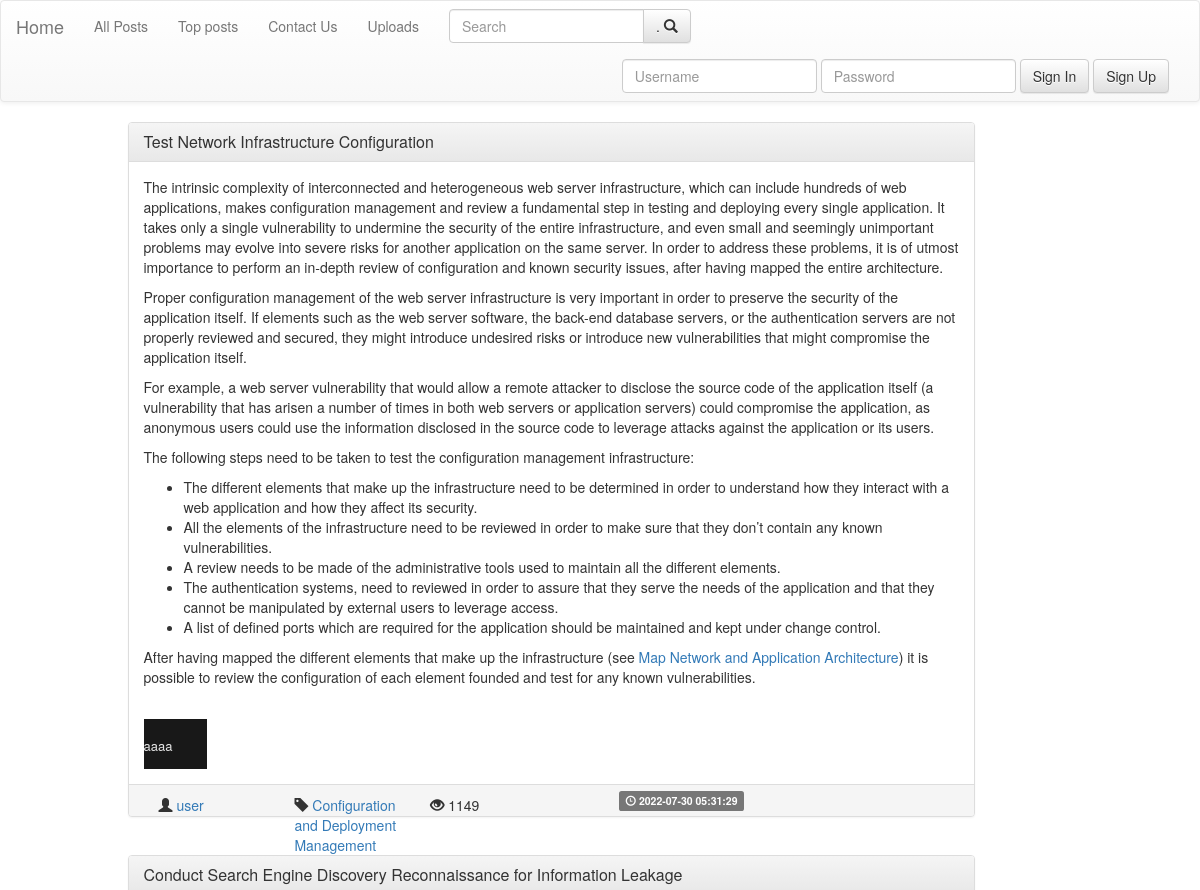
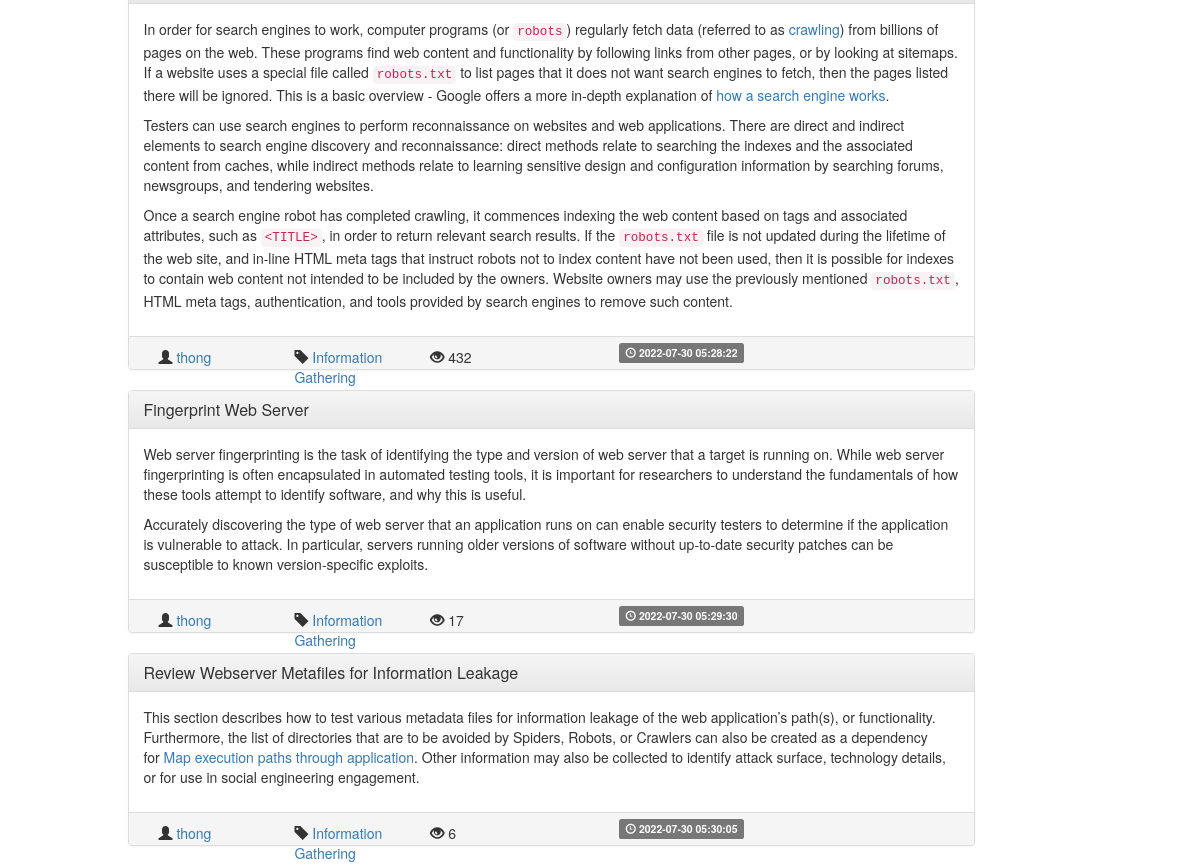
The page /posts/topposts.php on the database its author committed (2 pictures, top to bottom).
### tables this page shows
CREATE TABLE `user_post` (
  `postAuthor` varchar(40) NOT NULL,
  `postID` int(11) NOT NULL,
  `postLikes` int(11) NOT NULL DEFAULT 0,
  `postDisLikes` int(11) NOT NULL,
  `postComments` int(11) NOT NULL DEFAULT 0,
  `postViews` int(11) NOT NULL DEFAULT 0
);

CREATE TABLE `posts` (
  `postID` int(11) NOT NULL,
  `postTitle` varchar(200) NOT NULL,
  `postDesc` varchar(10000) NOT NULL,
  `postTime` timestamp NOT NULL DEFAULT current_timestamp() ON UPDATE current_timestamp(),
  `postTag` varchar(40) NOT NULL,
  `postAuthor` varchar(40) NOT NULL
);

### include/algos.php (called while the page is built, shortened)
<?php
return 0;
?>
<?php
function showViews($id , $author)  {
  include("../db/dbconnect.php");
  $query="SELECT *
          FROM user_post
          WHERE postID='$id'
          ";
  $result=mysqli_query($conn , $query);
  if($result) {
      if(mysqli_num_rows($result)==1) {
        while($row=mysqli_fetch_assoc($result)) {
            return $row['postViews'];
        }
      } else {
        return 0;
      }
  }
  return 0;
}
?>

### include/frame_post.php (the view, shortened to what this page needs)
<?php
	include_once("bootstrap_cdn.php");
?>
<div class="container">
		<div class="row">
			<div class="col-md-9 col-md-offset-1">
			<div class="panel panel-default">
		  		<div class="panel-heading">
		    		<h3 class="panel-title">
		    			<a href=<?php echo "post.php?id="; echo $id; ?> ><?php echo $title; ?></a>
		    		</h3>
		  		</div>
		  		<div class="panel-body">
						<?php
							echo $desc;
		    		?>
		  		</div>
		  		<div class="panel-footer">
						<span class="col-sm-2">
				  			<span class="glyphicon glyphicon-user" aria-hidden="true"></span>
				  			<a href=<?php echo "../users/profile.php?user="; echo $author; ?> >
										<?php echo $author?>
				  			</a>
					</span>
					<span class="col-sm-2">
							<span class="glyphicon glyphicon-tag" aria-hidden="true"></span>
			  			<a href=<?php echo "post.php?tags="; echo $tags; ?> >
									<?php echo $tags;?>
			  			</a>
					</span>
						<span class="col-sm-3">
							<?php
								 if(isset($views)) {
									 echo "<span class='glyphicon glyphicon-eye-open' aria-hidden='true'></span>"." ".$views;
								 }
							?>
						</span>
		  			<span class="label label-default">
							<span class="glyphicon glyphicon-time" aria-hidden="true"></span> <?php echo $time ?>
						</span>
		  		</div>
			</div>
		</div>
		</div>
</div>

### posts/topposts.php (shortened to what this page needs)
<?php
include("../db/dbconnect.php");
include_once("../include/algos.php");
	$query="SELECT *
      FROM user_post , posts
      WHERE user_post.postID=posts.postID
      ORDER BY postViews DESC
      ;
			";
	$result=mysqli_query($conn , $query);
  if($result==false) {
    echo "problem fetching posts";
  } else {
      if(mysqli_num_rows($result)) {
        while($post=mysqli_fetch_assoc($result)) {
          $id=$post['postID'];
          $title=$post['postTitle'];
          $desc=$post['postDesc'];
          $tags=$post['postTag'];
          $author=$post['postAuthor'];
          $time=$post['postTime'];
					$views=showViews($id,$author);
          include('../include/frame_post.php');
        }
      }
  }
?>

### rows shown on the page
user_post: posts.postTitle "Test Network Infrastructure Configuration", posts.postDesc "The intrinsic complexity of interconnected and heterogeneous web server infrastructure, which can include hundreds of web applications, makes configuration management and review a fundamental step in testing and deploying every single application. It takes only a single vulnerability to undermine the security of the entire infrastructure, and even small and seemingly unimportant problems may evolve into severe risks for another application on the same server. In order to address these problems, it is of utmost importance to perform an in-depth review of configuration and known security issues, after having mapped the entire architecture. Proper configuration management of the web server…", posts.postAuthor "user", posts.postTag "Configuration and Deployment Management", postViews.postAuthor "1149", posts.postTime "2022-07-30 05:31:29"
user_post: posts.postTitle "Conduct Search Engine Discovery Reconnaissance for Information Leakage", posts.postDesc "In order for search engines to work, computer programs (or robots ) regularly fetch data (referred to as crawling ) from billions of pages on the web. These programs find web content and functionality by following links from other pages, or by looking at sitemaps. If a website uses a special file called robots.txt to list pages that it does not want search engines to fetch, then the pages listed there will be ignored. This is a basic overview - Google offers a more in-depth explanation of how a search engine works . Testers can use search engines to perform reconnaissance on websites and web applications. There are direct and indirect elements to search engine discovery and reconnaissance:…", posts.postAuthor "thong", posts.postTag "Information Gathering", postViews.postAuthor "432", posts.postTime "2022-07-30 05:28:22"
user_post: posts.postTitle "Fingerprint Web Server", posts.postDesc "Web server fingerprinting is the task of identifying the type and version of web server that a target is running on. While web server fingerprinting is often encapsulated in automated testing tools, it is important for researchers to understand the fundamentals of how these tools attempt to identify software, and why this is useful. Accurately discovering the type of web server that an application runs on can enable security testers to determine if the application is vulnerable to attack. In particular, servers running older versions of software without up-to-date security patches can be susceptible to known version-specific exploits.", posts.postAuthor "thong", posts.postTag "Information Gathering", postViews.postAuthor "17", posts.postTime "2022-07-30 05:29:30"
user_post: posts.postTitle "Review Webserver Metafiles for Information Leakage", posts.postDesc "This section describes how to test various metadata files for information leakage of the web application’s path(s), or functionality. Furthermore, the list of directories that are to be avoided by Spiders, Robots, or Crawlers can also be created as a dependency for Map execution paths through application . Other information may also be collected to identify attack surface, technology details, or for use in social engineering engagement.", posts.postAuthor "thong", posts.postTag "Information Gathering", postViews.postAuthor "6", posts.postTime "2022-07-30 05:30:05"
